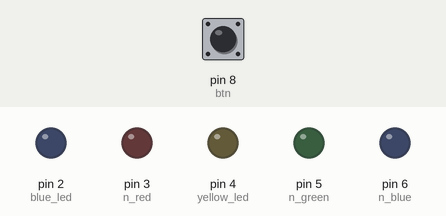
Recording of a sketch running on a simulated Arduino Uno, built with avr-gcc and run on an emulated ATmega328P. On the bench: output pins drawn as LEDs (lit = HIGH). Inputs (shaded band) come from the test bench; at power-on: pin 8 (btn) HIGH.

Above: at 0.05 s.
At 0.6 s:
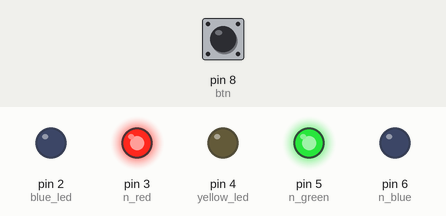
At 1.2 s:
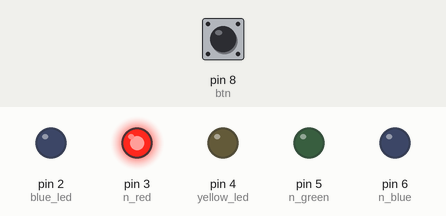
At 1.6 s:
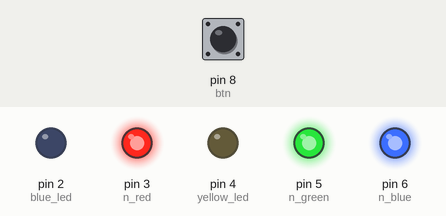
At 2.6 s:
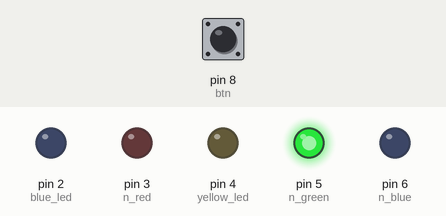
At 3.4 s:
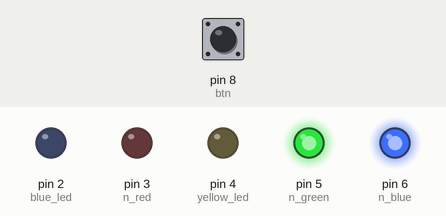
Timing chart, 0 to 3.7 s (numbered marks = the images above):
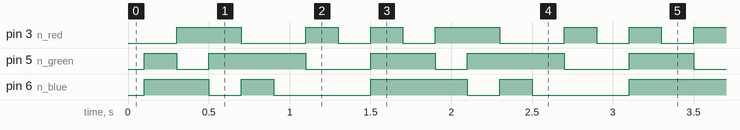

Measured:
- by itself, pin 3 (n_red): repeats every 1.6 s: LOW 0.40 s, 2 × (HIGH 0.20 s, LOW 0.20 s), HIGH 0.40 s
- by itself, pin 5 (n_green): repeats every 1.6 s: LOW 0.20 s, HIGH 0.60 s, LOW 0.40 s, HIGH 0.40 s
- by itself, pin 6 (n_blue): repeats every 1.6 s: LOW 0.20 s, HIGH 0.20 s, LOW 0.60 s, HIGH 0.60 s

The sketch:

0930_class.ino
```cpp
const int n_red = 3;
const int n_green = 5;
const int n_blue = 6;

const int blue_led = 2;
const int yellow_led = 4;

const int btn = 8;

int buttonState = 0;
int ledcolor = 0;
void setup() {
  pinMode(blue_led, OUTPUT);
  pinMode(yellow_led, OUTPUT);

  pinMode(n_red, OUTPUT);
  pinMode(n_green, OUTPUT);
  pinMode(n_blue, OUTPUT);

  Serial.begin(9600);
  pinMode(btn, INPUT);
}

void loop() {

  buttonState = digitalRead(btn);

  if(buttonState == LOW){
    for( int i = 0 ; i < 10 ; i++){
      ledcolor ++;
      if(ledcolor >=8 ){
        ledcolor = 0;
      }
      delay(i*50);
      showColor(ledcolor);
      delay(i*50);
    }
    int temp = ledcolor;
    for(int j = 0; j < 8 ; j++){
      ledcolor = 0;
      delay(25);
      showColor(ledcolor);
      delay(25);
      ledcolor = temp;
      delay(25);
      showColor(ledcolor);
      delay(25);
    }
    ledcolor = temp;
    delay(1000);
  }
  else{
    ledcolor ++;
    if(ledcolor >=8 ){
        ledcolor = 0;
    }
    delay(100);
    showColor(ledcolor);
    delay(100);
  }
}
void showColor(int ledcolor){
    if(ledcolor == 0){
  digitalWrite(n_red, HIGH);
  digitalWrite(n_green, HIGH);
  digitalWrite(n_blue, HIGH);}

  else if(ledcolor == 1){
  digitalWrite(n_red, LOW);
  digitalWrite(n_green, HIGH);
  digitalWrite(n_blue, HIGH);}

  else if(ledcolor == 2){
  digitalWrite(n_red, HIGH);
  digitalWrite(n_green, LOW);
  digitalWrite(n_blue, HIGH);}

  else if(ledcolor == 3){
  digitalWrite(n_red, HIGH);
  digitalWrite(n_green, HIGH);
  digitalWrite(n_blue, LOW);}

  else if(ledcolor == 4){
  digitalWrite(n_red, LOW);
  digitalWrite(n_green, HIGH);
  digitalWrite(n_blue, HIGH);}

  else if(ledcolor == 5){
  digitalWrite(n_red, LOW);
  digitalWrite(n_green, HIGH);
  digitalWrite(n_blue, LOW);}

  else if(ledcolor == 6){
  digitalWrite(n_red, HIGH);
  digitalWrite(n_green, LOW);
  digitalWrite(n_blue, LOW);}

  else if(ledcolor == 7){
  digitalWrite(n_red, LOW);
  digitalWrite(n_green, LOW);
  digitalWrite(n_blue, LOW);}

  else if(ledcolor == 8){
    ledcolor = 0;
  }
}
```
